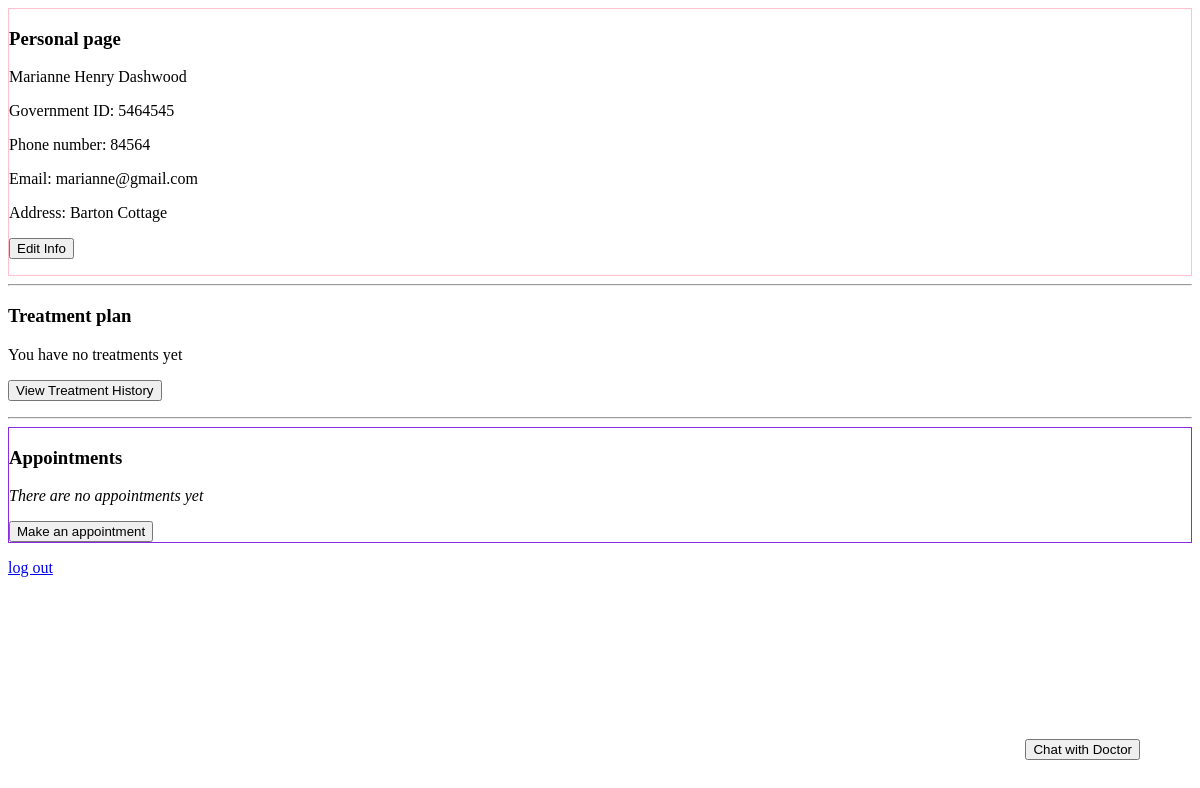
Page /users/personal (signed in) on the earlier database version.
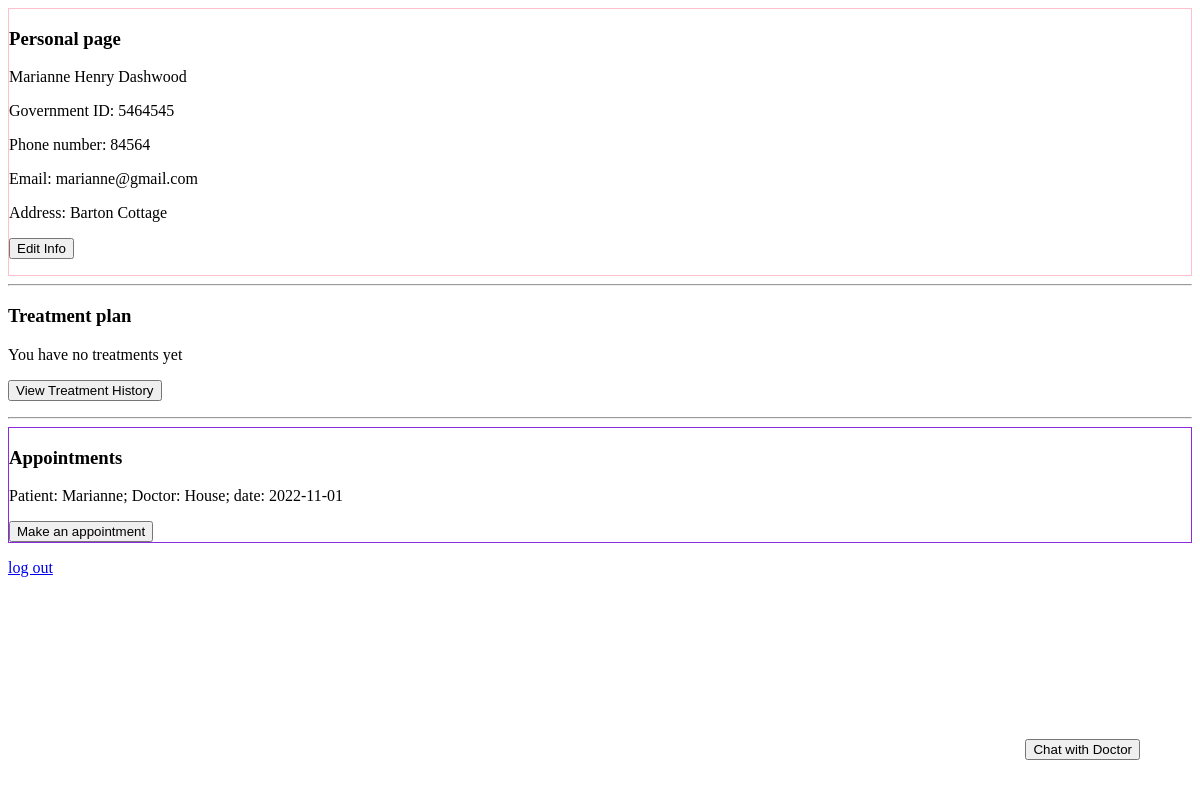
Same page on the later database version.
### users/models.py (models this page shows, shortened)
class Appointment(models.Model):
    patient = models.ForeignKey(Patient, on_delete=models.CASCADE, related_name='appointments')
    doctor = models.ForeignKey(Doctor, on_delete=models.CASCADE, related_name='appointments')
    medical_service = models.CharField(max_length = 50)
    date = models.DateField()
    def __str__(self):
        return f"Patient: {self.patient.name}; Doctor: {self.doctor.surname}; date: {self.date}"

class Patient(models.Model):
    user = models.OneToOneField(User, on_delete=models.CASCADE, blank=True, primary_key=True)
    date_of_birth = models.DateField(blank=True)
    IIN = models.CharField(max_length=12, blank=True)
    gov_id = models.CharField(max_length=12,blank=True)
    name = models.CharField(max_length=50, blank=True)
    surname = models.CharField(max_length=50, blank=True)
    middle_name = models.CharField(max_length=50, blank=True)
    blood_group = models.CharField(max_length=2, blank=True)
    contact_close = models.CharField(max_length=11,blank=True)
    phone_number = models.CharField(max_length=11,blank=True)
    address = models.CharField(max_length=50, blank=True)
    marital_status = models.CharField(max_length=10, blank=True)
    registration_date = models.DateField()
    email = models.EmailField(blank=True)
    assigned_doctor = models.ForeignKey(Doctor, related_name='assigned_patients', on_delete=models.PROTECT, default = Doctor.objects.get(surname="House").pk) #why added pk?

class Doctor(models.Model):
    user = models.OneToOneField(User, on_delete=models.CASCADE, primary_key=True)
    date_of_birth = models.DateField(blank=True)
    IIN = models.CharField(max_length=12, blank=True)
    gov_id = models.CharField(max_length=12,blank=True)
    name = models.CharField(max_length=50, blank=True)
    surname = models.CharField(max_length=50, blank=True)
    middle_name = models.CharField(max_length=50, blank=True)
    phone_number = models.CharField(max_length=11,blank=True)
    department_ID = models.CharField(max_length=6, blank=True)
    spec = models.ForeignKey(Specialization, on_delete = models.SET_NULL, blank = True, null = True)
    experience = models.CharField(max_length=2, blank=True)
    photo = models.ImageField(upload_to='images', blank=True)
    category=models.CharField(max_length=10, blank=True)
    appointment_price = models.CharField(max_length = 7, blank=True)
    education = models.CharField(max_length=30, blank=True)
    rating = models.CharField(max_length = 2, blank=True)
    address = models.CharField(max_length = 30, blank=True)
    homepage = models.URLField(blank=True)
    def __str__(self):
        return f"Doctor {str(self.user)}"

### users/views.py (the view, shortened to what this page needs)
# urls.py: path('personal', views.personal, name='personal'),
@login_required
def personal(request):
    user = request.user
    if is_patient(user):
        if not user.patient.chatrooms.first():
            Chatrooms.objects.create(patient = user.patient, doctor = user.patient.assigned_doctor)
        return render(request, 'users/patient_page.html')
    elif is_doctor(user):
        return render(request, 'users/doctor_page.html')
    return HttpResponseRedirect(reverse('admin:index'))

### users/views.py (called while the page is built)
def is_patient(user):
    return user.groups.filter(name='Patient').exists()

### users/templates/users/patient_page.html (shortened to what this page needs)
{% extends 'users/layout.html' %}
{%block body%}
    <div style="border: 1px solid pink">
        <h3>Personal page</h3>
        <p>{{request.user.patient.name}} {{request.user.patient.middle_name}} {{request.user.patient.surname}} </p>
        <p>Government ID: {{request.user.patient.gov_id}}</p>
        <p>Phone number: {{request.user.patient.phone_number}} </p>
        <p>Email: {{request.user.patient.email}} </p>
        <p>Address: {{request.user.patient.address}} </p>
        <button onclick="show_popup()">Edit Info</button>
    </div>
    <hr>
    <div>
        <h3>Treatment plan</h3>
        {%for treatment in request.user.patient.treatments.all|dictsortreversed:"date"%}
            <div style="border: 1px solid red">
                {%if forloop.counter == 1%}
                    <p>Description: {{treatment.description}}</p>
                    <p>Medicaments: {{treatment.medicaments}}</p>
                    <p>Date: {{treatment.date}}</p>
                {%endif%}
            </div>
        {%empty%}
            You have no treatments yet
        {% endfor %}
        <p><button onclick="show_treatment_history()">View Treatment History</button></p>
    </div>
    <hr>
    <div style="border: 1px solid blueviolet">
            <h3>Appointments</h3>
            {% for appointment in user.patient.appointments.all|dictsort:"date" %}
                <p>{{appointment}}</p>
            {% empty %}
                <p><i>There are no appointments yet</i></p>
            {% endfor %}
        <form action="{% url 'search_appointment' %}"><input type="submit" value="Make an appointment"></form>
    </div>
        <p><a href="{% url 'logout' %}">log out</a></p>
    <button id="chat_button" onclick="chat()">Chat with Doctor</button>
{% endblock %}

Differences in the rows shown:
added Appointment: patient+doctor+date "Patient: Marianne; Doctor: House; date: 2022-11-01"
Other differences:
text no longer shown: "There are no appointments yet"
